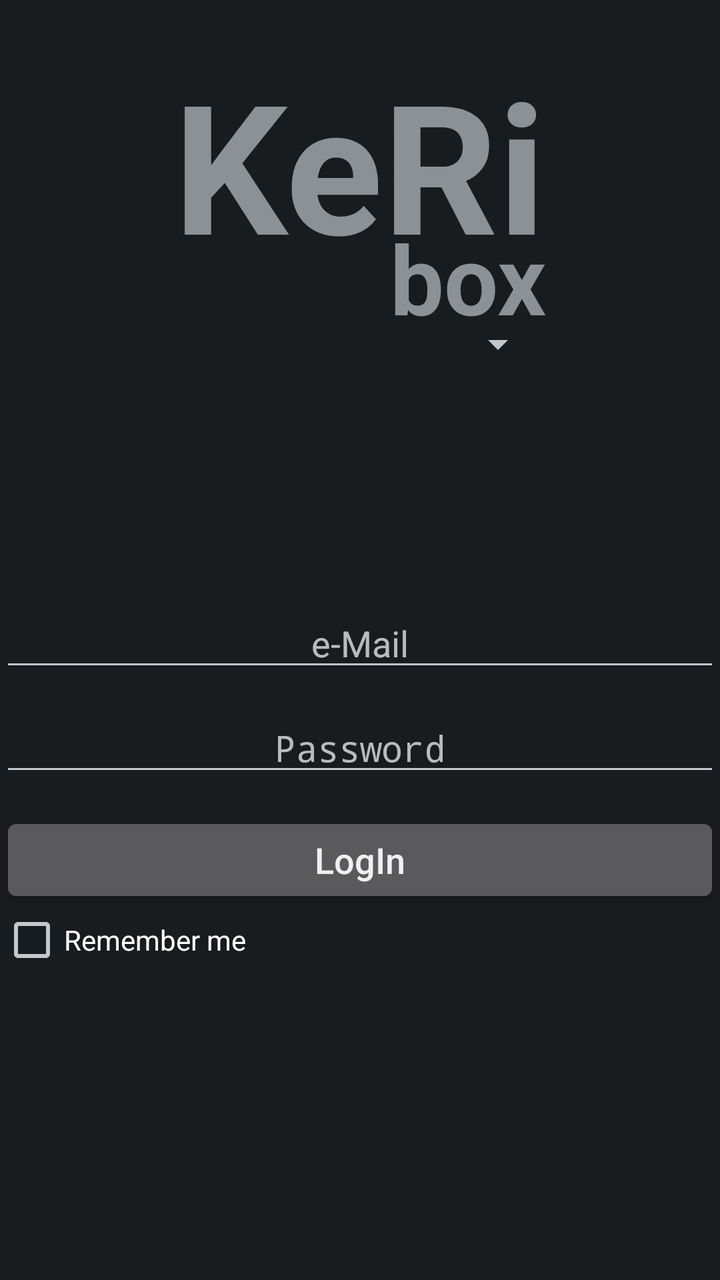
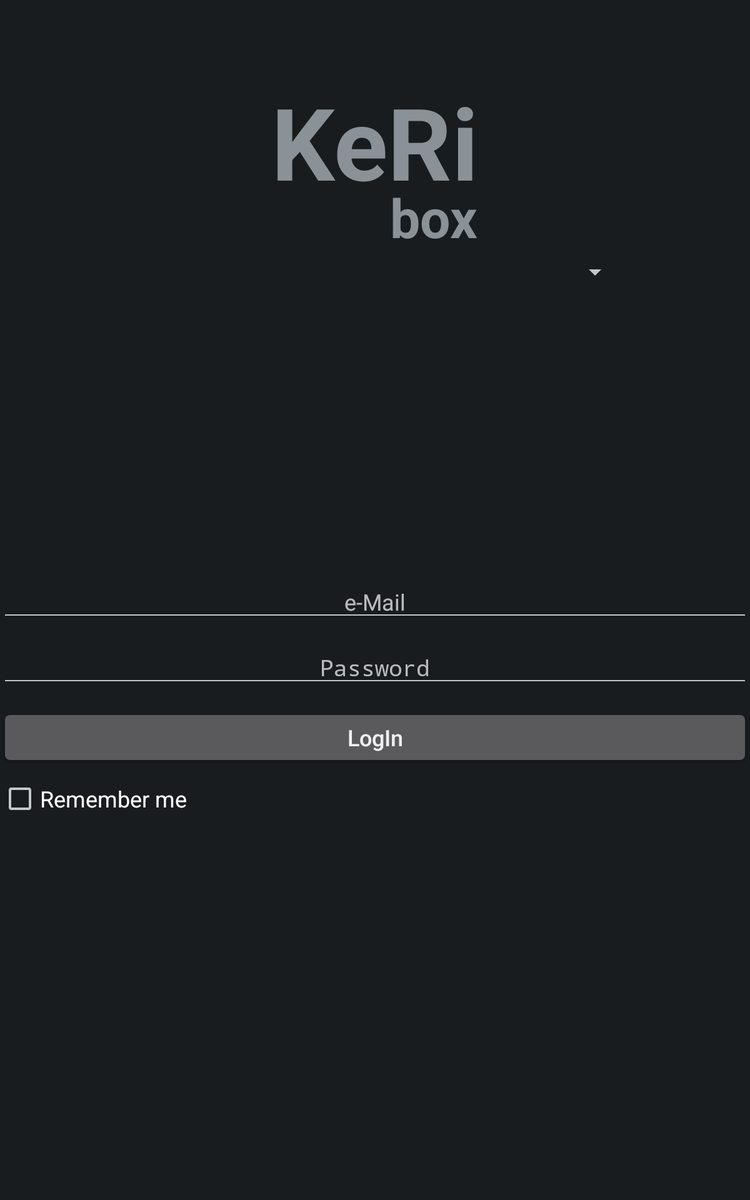

An Android layout and its configuration variant, each rendered on a device that would load it. The default file and the variant file are quoted in full after the pictures.
<!-- AndroidManifest.xml: application theme AppTheme -->
<!-- res/layout/login_activity.xml -->
<?xml version="1.0" encoding="utf-8"?>
<RelativeLayout xmlns:android="http://schemas.android.com/apk/res/android"
    android:orientation="vertical" android:layout_width="match_parent"
    android:layout_height="match_parent">

    <TextView
        android:id="@+id/textView"
        android:layout_width="wrap_content"
        android:layout_height="wrap_content"
        android:layout_marginTop="22dp"
        android:text="KeRi"
        android:textSize="90sp"
        android:textStyle="bold"
        android:layout_alignParentTop="true"
        android:layout_centerHorizontal="true" />

    <TextView
        android:id="@+id/textView2"
        android:layout_width="wrap_content"
        android:layout_height="wrap_content"
        android:text="box"
        android:textSize="48sp"
        android:textStyle="bold"
        android:layout_alignBottom="@+id/spinner"
        android:layout_alignEnd="@+id/textView"
        android:layout_marginBottom="13dp" />

    <Spinner
        android:id="@+id/spinner"
        android:layout_width="match_parent"
        android:layout_height="wrap_content"
        android:layout_below="@+id/textView"
        android:layout_alignEnd="@+id/textView2"
        android:layout_marginTop="18dp"
        android:layout_alignStart="@+id/textView" />

    <EditText
        android:id="@+id/passwordText"
        android:layout_width="wrap_content"
        android:layout_height="wrap_content"
        android:layout_alignParentEnd="true"
        android:layout_alignParentStart="true"
        android:layout_below="@+id/emailText"
        android:layout_marginTop="11dp"
        android:ems="10"
        android:hint="Password"
        android:inputType="textPassword"
        android:textAlignment="center" />

    <EditText
        android:id="@+id/emailText"
        android:layout_width="wrap_content"
        android:layout_height="wrap_content"
        android:layout_alignParentEnd="true"
        android:layout_alignParentStart="true"
        android:layout_centerVertical="true"
        android:ems="10"
        android:hint="e-Mail"
        android:inputType="textEmailAddress"
        android:textAlignment="center" />

    <Button
        android:id="@+id/loginBtn"
        android:layout_width="wrap_content"
        android:layout_height="wrap_content"
        android:layout_alignParentEnd="true"
        android:layout_alignParentStart="true"
        android:layout_below="@+id/passwordText"
        android:layout_marginTop="13dp"
        android:text="LogIn"
        android:textAllCaps="false"
        android:textSize="18sp" />

    <CheckBox
        android:id="@+id/checkBox"
        android:layout_width="wrap_content"
        android:layout_height="wrap_content"
        android:layout_alignParentStart="true"
        android:layout_below="@+id/loginBtn"
        android:checked="false"
        android:duplicateParentState="false"
        android:text="Remember me"
        android:textSize="14sp" />

    <ProgressBar
        android:id="@+id/progressBar"
        style="?android:attr/progressBarStyle"
        android:layout_width="wrap_content"
        android:layout_height="wrap_content"
        android:layout_above="@+id/emailText"
        android:layout_centerHorizontal="true"
        android:layout_marginBottom="18dp"
        android:indeterminate="false"
        android:visibility="invisible" />

</RelativeLayout>
<!-- resources referenced by this layout -->
<resources>
  <style name="AppTheme" parent="android:Theme.DeviceDefault.NoActionBar.Fullscreen">
          <item name="android:windowAnimationStyle">@null</item>
      </style>
</resources>
<!-- res/layout-sw480dp/login_activity.xml (the author's variant of the layout above) -->
<!-- drawn on a 7-inch tablet held upright -->
<?xml version="1.0" encoding="utf-8"?>
<RelativeLayout xmlns:android="http://schemas.android.com/apk/res/android"
    android:orientation="vertical" android:layout_width="match_parent"
    android:layout_height="match_parent">

    <TextView
        android:id="@+id/textView"
        android:layout_width="wrap_content"
        android:layout_height="wrap_content"
        android:layout_marginTop="60dp"
        android:text="KeRi"
        android:textSize="80sp"
        android:textStyle="bold"
        android:layout_alignParentTop="true"
        android:layout_centerHorizontal="true" />

    <TextView
        android:id="@+id/textView2"
        android:layout_width="wrap_content"
        android:layout_height="wrap_content"
        android:layout_alignEnd="@+id/textView"
        android:layout_alignTop="@+id/textView"
        android:layout_marginTop="85dp"
        android:text="box"
        android:textSize="43sp"
        android:textStyle="bold" />

    <Spinner
        android:id="@+id/spinner"
        android:layout_width="400dp"
        android:layout_height="30dp"
        android:layout_below="@+id/textView2"
        android:layout_centerHorizontal="true" />

    <EditText
        android:id="@+id/passwordText"
        android:layout_width="wrap_content"
        android:layout_height="wrap_content"
        android:layout_alignParentEnd="true"
        android:layout_alignParentStart="true"
        android:layout_below="@+id/emailText"
        android:layout_marginTop="11dp"
        android:ems="10"
        android:hint="Password"
        android:inputType="textPassword"
        android:textAlignment="center"
        android:textSize="18sp" />

    <EditText
        android:id="@+id/emailText"
        android:layout_width="wrap_content"
        android:layout_height="wrap_content"
        android:layout_alignParentEnd="true"
        android:layout_alignParentStart="true"
        android:layout_centerVertical="true"
        android:ems="10"
        android:hint="e-Mail"
        android:inputType="textEmailAddress"
        android:textAlignment="center"
        android:textSize="18sp" />

    <Button
        android:id="@+id/loginBtn"
        android:layout_width="wrap_content"
        android:layout_height="wrap_content"
        android:layout_alignParentEnd="true"
        android:layout_alignParentStart="true"
        android:layout_below="@+id/passwordText"
        android:layout_marginTop="13dp"
        android:text="LogIn"
        android:textAllCaps="false"
        android:textSize="18sp" />

    <CheckBox
        android:id="@+id/checkBox"
        android:layout_width="180dp"
        android:layout_height="50dp"
        android:layout_alignParentStart="true"
        android:layout_below="@+id/loginBtn"
        android:checked="false"
        android:duplicateParentState="false"
        android:text="Remember me"
        android:textSize="18sp" />

    <ProgressBar
        android:id="@+id/progressBar"
        style="?android:attr/progressBarStyle"
        android:layout_width="wrap_content"
        android:layout_height="wrap_content"
        android:layout_above="@+id/emailText"
        android:layout_centerHorizontal="true"
        android:layout_marginBottom="18dp"
        android:indeterminate="false"
        android:visibility="invisible" />

</RelativeLayout>
